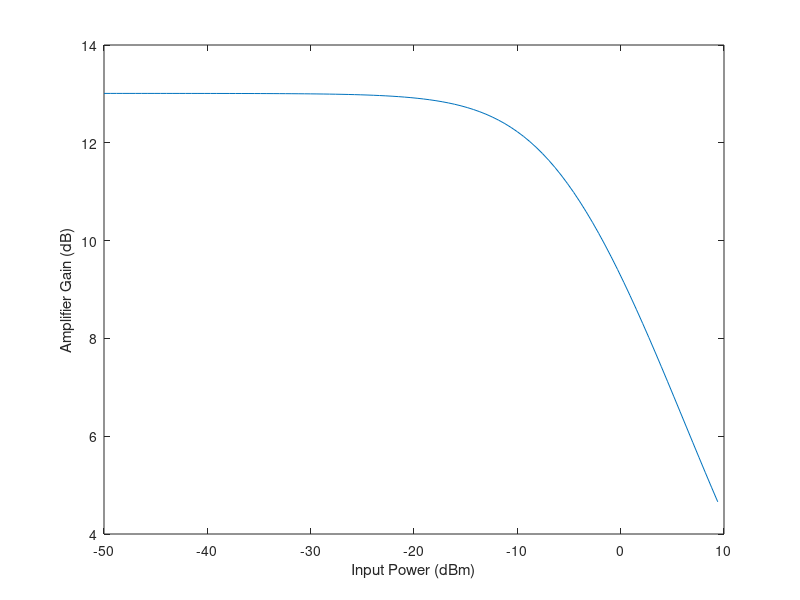

Reproduce this figure in MATLAB. (Note: this script raises an error after producing the figure.)
%% Power distribution with Mch channels averaged over Ns symbols
clear, clc, close all

addpath ../mpam
addpath ../f % general functions
addpath f

dBm2W = @(x) 1e-3*10.^(x/10);
h = 6.62606957e-34; % Planck
q = 1.60217657e-19; % electron charge
c = 299792458;      % speed of light

%% SOA Parameters
carrier_lifetime = 200e-12;
PsatdBm = 10;
G0 = 20; % unsaturated SOA gain

Psat = dBm2W(PsatdBm);

% Determine Gain x Input power curve
PfitdBm = linspace(-50, PsatdBm);
Pfit = dBm2W(PfitdBm);
Gfit = [G0 zeros(size(Pfit))];

for k = 2:length(Pfit)
    [Gfit(k), ~, exitflag] = fzero(@(G) Pfit(k) -  Psat/(abs(G)-1)*log(G0/abs(G)), Gfit(k-1));
       
    Gfit(k) = abs(Gfit(k));
    
    if exitflag ~= 1
        exitflag
    end
end

Gfit = Gfit(2:end);

figure, box on
plot(PfitdBm, 10*log10(Gfit))
xlabel('Input Power (dBm)')
ylabel('Amplifier Gain (dB)')

%% 
Mch = 1; % Number of WDM channels
% M-PAM
% M, Rb, leve_spacing, pshape
mpam = PAM(4, 100e9, 'equally-spaced', @(n) double(n >= 0 & n < sim.Mct));
mpam = mpam.adjust_levels(1e-3*10^(-20/10 - log10(Mch)), -5);

Ns = floor(carrier_lifetime*mpam.Rs); % number of symbols to be averaged


% 0 <= ki <= Mch x Ns 
% k1 + k2 + k3 + k4 = Mch x Ns
K = randi([0 Mch*Ns], [2^20 4]);

Ksum = K(:,1)+K(:,2)+K(:,3)+K(:,4);

K(Ksum ~= Mch*Ns, :) = [];

% Remove duplicates
k1 = 1;
k2 = 1;
while k1 < length(K)
    while k2 <= length(K) 
        if all(K(k1, :) == K(k2, :))
            K(k2, :) = [];
        end
        k2 = k2 + 1;
    end
    k1 = k1 + 1;
end

Ptot = (K(:, 1)*mpam.a(1) + K(:, 2)*mpam.a(2) + K(:, 3)*mpam.a(3) + K(:, 4)*mpam.a(4))/Ns;

figure, histfit(Ptot, 20, 'normal')

Gsoa = interp1(Pfit, Gfit, Ptot, 'spline');

figure, histfit(Gsoa, 20, 'normal')

% hist(Gsoa, 20)
% K = unique(K);


%% probability
N = 4;
r = 3;
Ni = [0 0 4;
      0 1 3;
      0 2 2;
      0 3 1;
      0 4 0;
      1 0 3;
      1 1 2;
      1 2 1;
      1 3 0;
      2 0 2;
      2 1 1;
      2 2 0;
      3 0 1;
      3 1 0;
      4 0 0];
  
 p = 1/r;
 k0 = 1;
 k1 = 2;
 sum(Ni(:, 1) ==  k0 & Ni(:, 2) == k1)/size(Ni, 1)
 
 double(k0 <= N-k1)*(nchoosek(N, k0)*p^k0*(1-p)^(N-k0))*(nchoosek(N, k1)*p^k1*(1-p)^(N-k1))